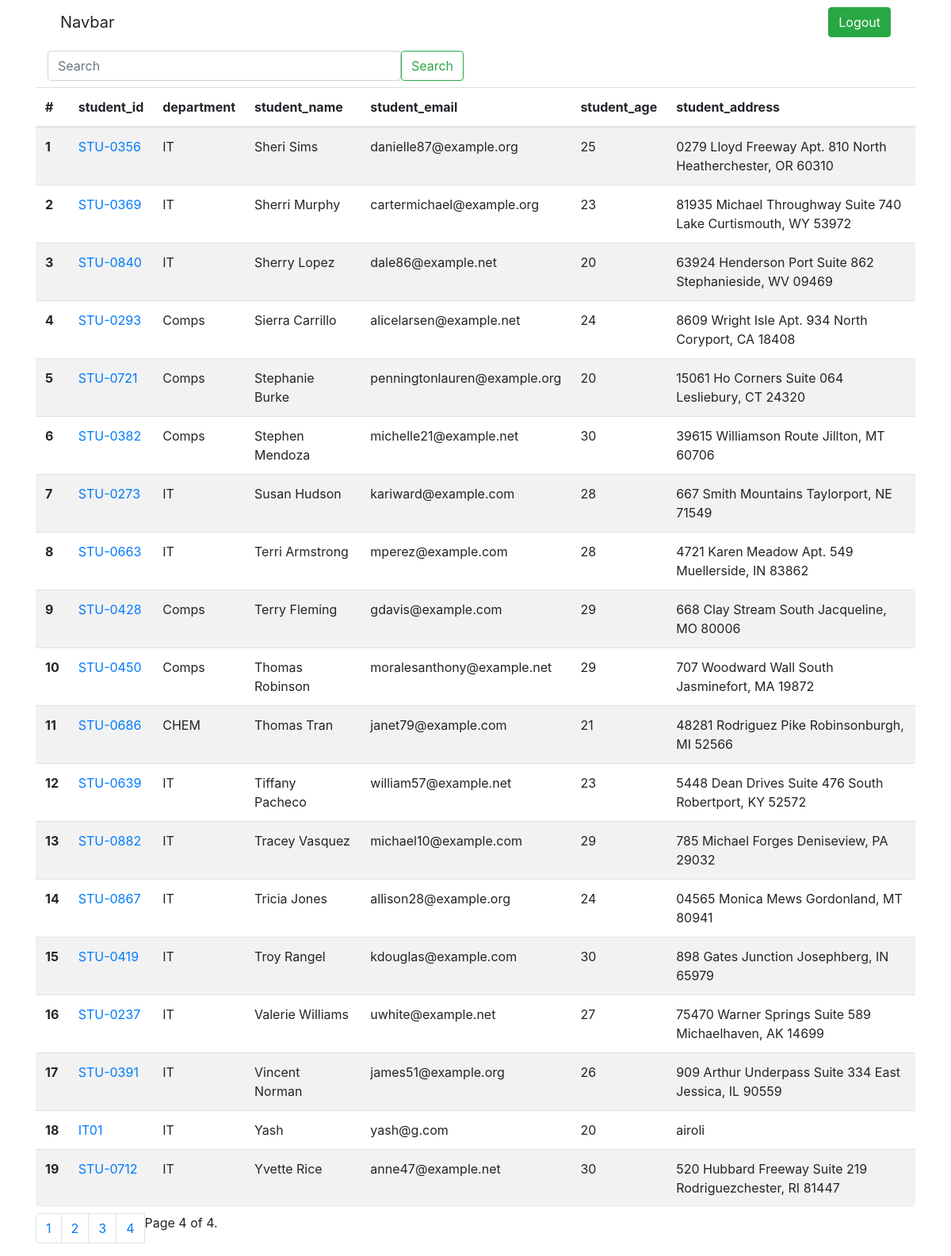
The page /receipe/students?page=4 on the database its author committed.
### receipe/models.py (models this page shows, shortened)
class Student(models.Model):
    department = models.ForeignKey(Department, related_name='depart', on_delete=models.CASCADE)
    student_id = models.OneToOneField(StudentId, related_name='student_id',on_delete=models.CASCADE)
    student_name = models.CharField(max_length=200)
    student_email = models.EmailField(unique=True)
    student_age = models.IntegerField(default=18)
    student_address = models.CharField(max_length=800)
    is_deleted= models.BooleanField(default=False)
    objects = ReceipeManager()
    admin_objects = models.Manager()
    class Meta:
        ordering = ['student_name']
        verbose_name = 'Student1'

class StudentId(models.Model):
    studentid = models.CharField(max_length=100)
    def __str__(self):
        return self.studentid

class Department(models.Model):
    department = models.CharField(max_length=100)
    class Meta:
        ordering = ['department']

### receipe/views.py (the view)
# urls.py: path('students', views.get_students, name='students'),
def get_students(request):
    students = Student.objects.all()
    search = request.GET.get('search')
    if search:
        students = Student.objects.filter(
            Q(student_name__icontains = search) | Q(student_address__icontains = search) | Q(student_email__icontains = search) | Q(student_age__icontains = search) | Q(department__department__icontains = search)
            )
    paginator = Paginator(students, 25)  # Show 25 contacts per page.
    page_number = request.GET.get("page", 1)
    page_obj = paginator.get_page(page_number)
    total_pages = range(1,paginator.num_pages+1)
    context = {'page_obj':page_obj, 'total_pages':total_pages}
    return render(request, 'receipe/student.html', context)

### receipe/models.py (called while the page is built)
    def get_queryset(self):
        return super().get_queryset().filter(is_deleted = False)

### templates/receipe/student.html
{% extends 'receipe_base.html' %}
{% block body %}
<div class="container mt-2">
  <div class="row">
    <div class="col-md-6">
      <form class="d-flex" role="search">
        <input class="form-control me-2" name='search' type="search" placeholder="Search" aria-label="Search">
        <button class="btn btn-outline-success" type="submit">Search</button>
      </form>
    </div>
  </div>
</div>
<table class="table table-striped my-2">
    <thead>
      <tr>
        <th scope="col">#</th>
        <th scope="col">student_id</th>
        <th scope="col">department</th>
        <th scope="col">student_name</th>
        <th scope="col">student_email</th>
        <th scope="col">student_age</th>
        <th scope="col">student_address</th>
      </tr>
    </thead>
    <tbody>
    {% for student in page_obj%}
      <tr>
        <th scope="row">{{forloop.counter}}</th>
        <td><a href="{% url 'see_marks' student.student_id %}">{{student.student_id.studentid}}</a></td>
        <td>{{student.department.department}}</td>
        <td>{{student.student_name}}</td>
        <td>{{student.student_email}}</td>
        <td>{{student.student_age}}</td>
        <td>{{student.student_address}}</td>
    {% endfor %}
    </tr>
    </tbody>
</table>
    <nav aria-label="Page navigation example">
        <ul class="pagination">
            {% for page_number in total_pages%}
            <li class="page-item"><a class="page-link" href="?page={{page_number}}">{{page_number}}</a></li>
            {% endfor %}
            <span class="current">
                Page {{ page_obj.number }} of {{ page_obj.paginator.num_pages }}.
            </span>
    </ul>
</nav>
{% endblock %}

### rows shown on the page
Student: student_id.studentid "STU-0356", department.department "IT", student_name "Sheri Sims", student_email "danielle87@example.org", student_age "25", student_address "0279 Lloyd Freeway Apt. 810 North Heatherchester, OR 60310"
Student: student_id.studentid "STU-0369", department.department "IT", student_name "Sherri Murphy", student_email "cartermichael@example.org", student_age "23", student_address "81935 Michael Throughway Suite 740 Lake Curtismouth, WY 53972"
Student: student_id.studentid "STU-0840", department.department "IT", student_name "Sherry Lopez", student_email "dale86@example.net", student_age "20", student_address "63924 Henderson Port Suite 862 Stephanieside, WV 09469"
Student: student_id.studentid "STU-0293", department.department "Comps", student_name "Sierra Carrillo", student_email "alicelarsen@example.net", student_age "24", student_address "8609 Wright Isle Apt. 934 North Coryport, CA 18408"
Student: student_id.studentid "STU-0721", department.department "Comps", student_name "Stephanie Burke", student_email "penningtonlauren@example.org", student_age "20", student_address "15061 Ho Corners Suite 064 Lesliebury, CT 24320"
Student: student_id.studentid "STU-0382", department.department "Comps", student_name "Stephen Mendoza", student_email "michelle21@example.net", student_age "30", student_address "39615 Williamson Route Jillton, MT 60706"
Student: student_id.studentid "STU-0273", department.department "IT", student_name "Susan Hudson", student_email "kariward@example.com", student_age "28", student_address "667 Smith Mountains Taylorport, NE 71549"
Student: student_id.studentid "STU-0663", department.department "IT", student_name "Terri Armstrong", student_email "mperez@example.com", student_age "28", student_address "4721 Karen Meadow Apt. 549 Muellerside, IN 83862"
Student: student_id.studentid "STU-0428", department.department "Comps", student_name "Terry Fleming", student_email "gdavis@example.com", student_age "29", student_address "668 Clay Stream South Jacqueline, MO 80006"
Student: student_id.studentid "STU-0450", department.department "Comps", student_name "Thomas Robinson", student_email "moralesanthony@example.net", student_age "29", student_address "707 Woodward Wall South Jasminefort, MA 19872"
Student: student_id.studentid "STU-0686", department.department "CHEM", student_name "Thomas Tran", student_email "janet79@example.com", student_age "21", student_address "48281 Rodriguez Pike Robinsonburgh, MI 52566"
Student: student_id.studentid "STU-0639", department.department "IT", student_name "Tiffany Pacheco", student_email "william57@example.net", student_age "23", student_address "5448 Dean Drives Suite 476 South Robertport, KY 52572"
Student: student_id.studentid "STU-0882", department.department "IT", student_name "Tracey Vasquez", student_email "michael10@example.com", student_age "29", student_address "785 Michael Forges Deniseview, PA 29032"
Student: student_id.studentid "STU-0867", department.department "IT", student_name "Tricia Jones", student_email "allison28@example.org", student_age "24", student_address "04565 Monica Mews Gordonland, MT 80941"
Student: student_id.studentid "STU-0419", department.department "IT", student_name "Troy Rangel", student_email "kdouglas@example.com", student_age "30", student_address "898 Gates Junction Josephberg, IN 65979"
Student: student_id.studentid "STU-0237", department.department "IT", student_name "Valerie Williams", student_email "uwhite@example.net", student_age "27", student_address "75470 Warner Springs Suite 589 Michaelhaven, AK 14699"
Student: student_id.studentid "STU-0391", department.department "IT", student_name "Vincent Norman", student_email "james51@example.org", student_age "26", student_address "909 Arthur Underpass Suite 334 East Jessica, IL 90559"
Student: student_id.studentid "IT01", department.department "IT", student_name "Yash", student_email "yash@g.com", student_age "20", student_address "airoli"
Student: student_id.studentid "STU-0712", department.department "IT", student_name "Yvette Rice", student_email "anne47@example.net", student_age "30", student_address "520 Hubbard Freeway Suite 219 Rodriguezchester, RI 81447"

### other values the page prints
{{ page_number }} "1" "2" "3" "4"
{{ page_obj.number }} "4"
{{ page_obj.paginator.num_pages }} "4"
